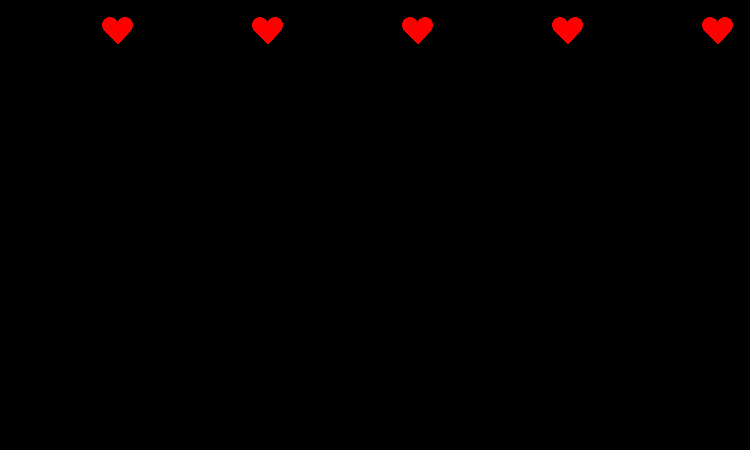
Frame 1 (no input)
Frame 60 (the mouse pressed at the canvas centre just before this capture): blank canvas, image omitted
Frame 120 (the mouse held since frame 60 and released just before this capture): blank canvas, image omitted

The Processing sketch that drew this single still picture (run headless with seeded random() and noise(); from frame 60 on, the mouse is pressed at the canvas centre):

// Processing sketch: processing_94804
// ── processing_94804.pde

int i;                                
float z;
int x = 0;                                        //Defines x variable
int y = 0;                                        //Defines y variable
int value = 0;                                    //Defines value

void setup(){
  size(750, 450);                                 //750 pixels wide and 450 pixels high
  background(0);                                  //Set background color to gray
  frameRate(20);                                  //Change color slowly
  fill(255, 0, 0);                                //Set heart's color ro red
  smooth();                                        
}

void draw(){    
  y = (y+5) % 600;                                //Moves it down           
  background(0);                                  //Set to background color
  hearts(0, y-100);                               //Draws first heart
  hearts(50, y-50);                               //Draws second heart
  hearts(100, y-0);                               //Draws third heart
  hearts(150, y-100);                             //Draws fourth heart
  hearts(200, y-50);                              //Draws fifth heart
  hearts(250, y-0);                               //Draws sixth heart
  hearts(300, y-100);                             //Draws seventh heart
  hearts(350, y-50);                              //Draws eight heart
  hearts(400, y-0);                               //Draws ninth heart
  hearts(450, y-100);                             //Draws tenth heart
  hearts(500, y-50);                              //Draws eleventh heart
  hearts(550, y+0);                               //Draws twelfth heart
  hearts(600, y-100);                             //Draws thirteenth heart
  hearts(650, y-50);                              //Draws fourteenth heart
  hearts(700, y-0);                               //Draws fifteenth heart
  hearts(750, y-100);                             //Draws sixteenth heart
  fill(value);
}

void hearts(int x, int y){
  if (random(0,1) < 0.5){
    stroke(180, 180, 255);
  } else{
    stroke(200, 200, 255);
  }
  for(i=0; i< 10; i++){
    z= random(10, 20);                                   
  noStroke();                                            //Makes line go away
  ellipse(x+10, y+20, 15, 15);                           //First circle
  ellipse(x+25, y+20, 15, 15);                           //Second circle
  triangle(x+3, y+24, x+18, y+39, x+32, y+24);           //Bottom part of heart
  rect(x+12, y+20, 10, 10);                              //Draw rectange in the middle
  }
}

void keyReleased() {
  if (value == 0) {                                      //Click on the image to give it focus,
    value = 255;                                         //and then press any key
  } else {
    value = 0;
  }
}
